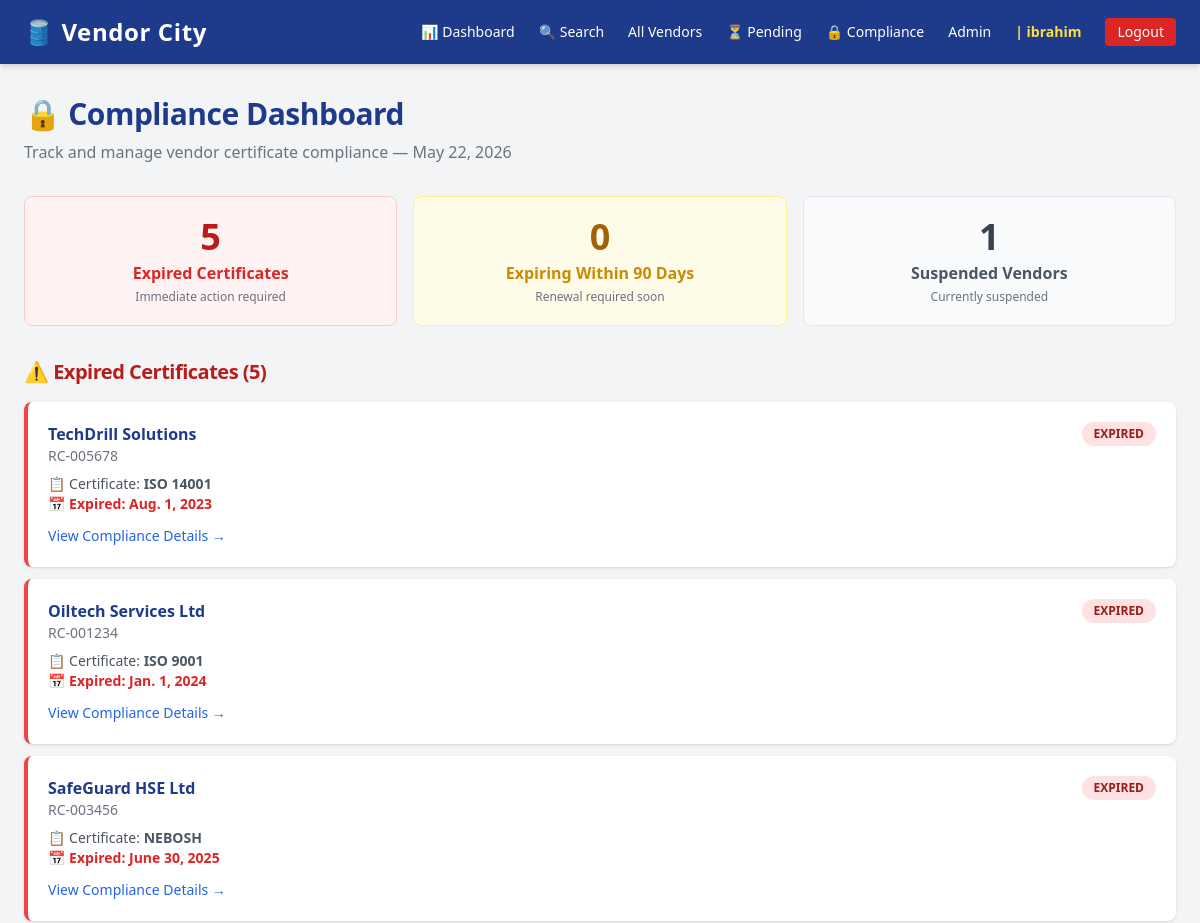
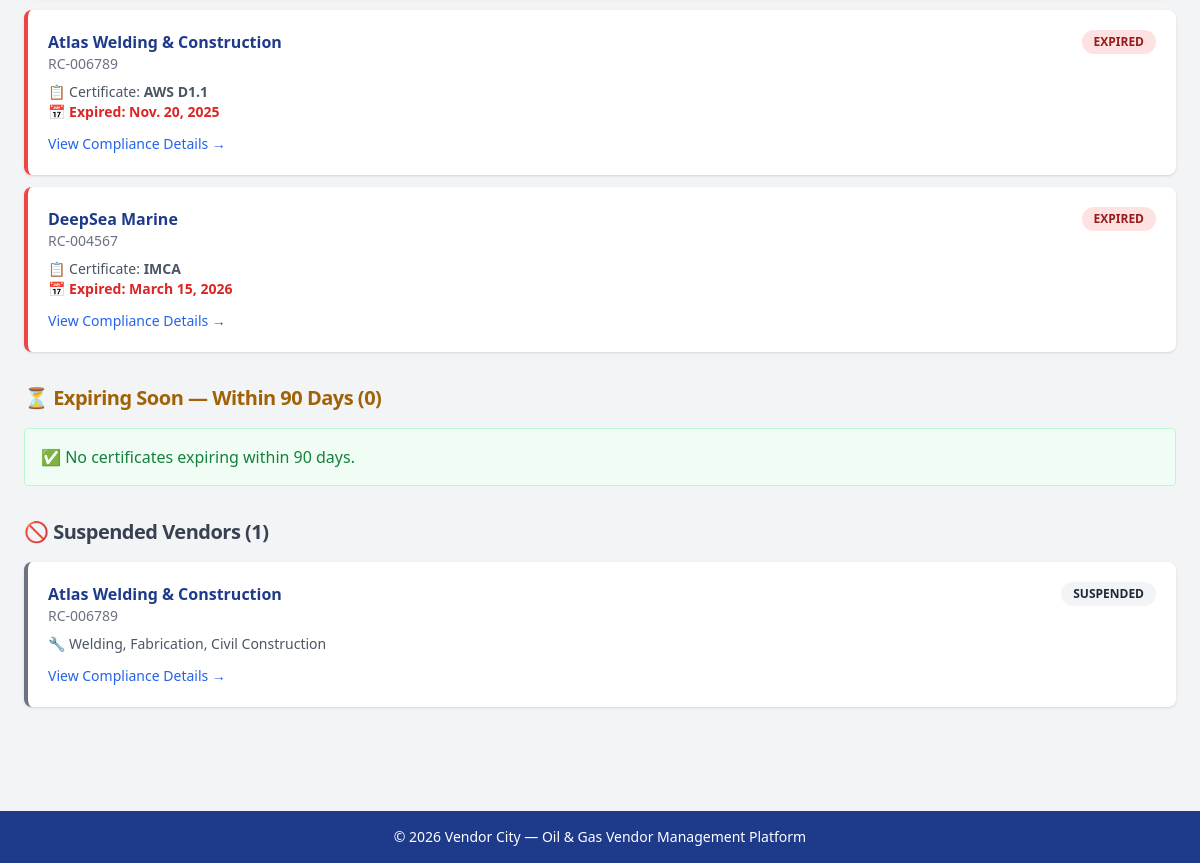
The app's page /compliance/ (signed in), older data (2 pictures, top to bottom).
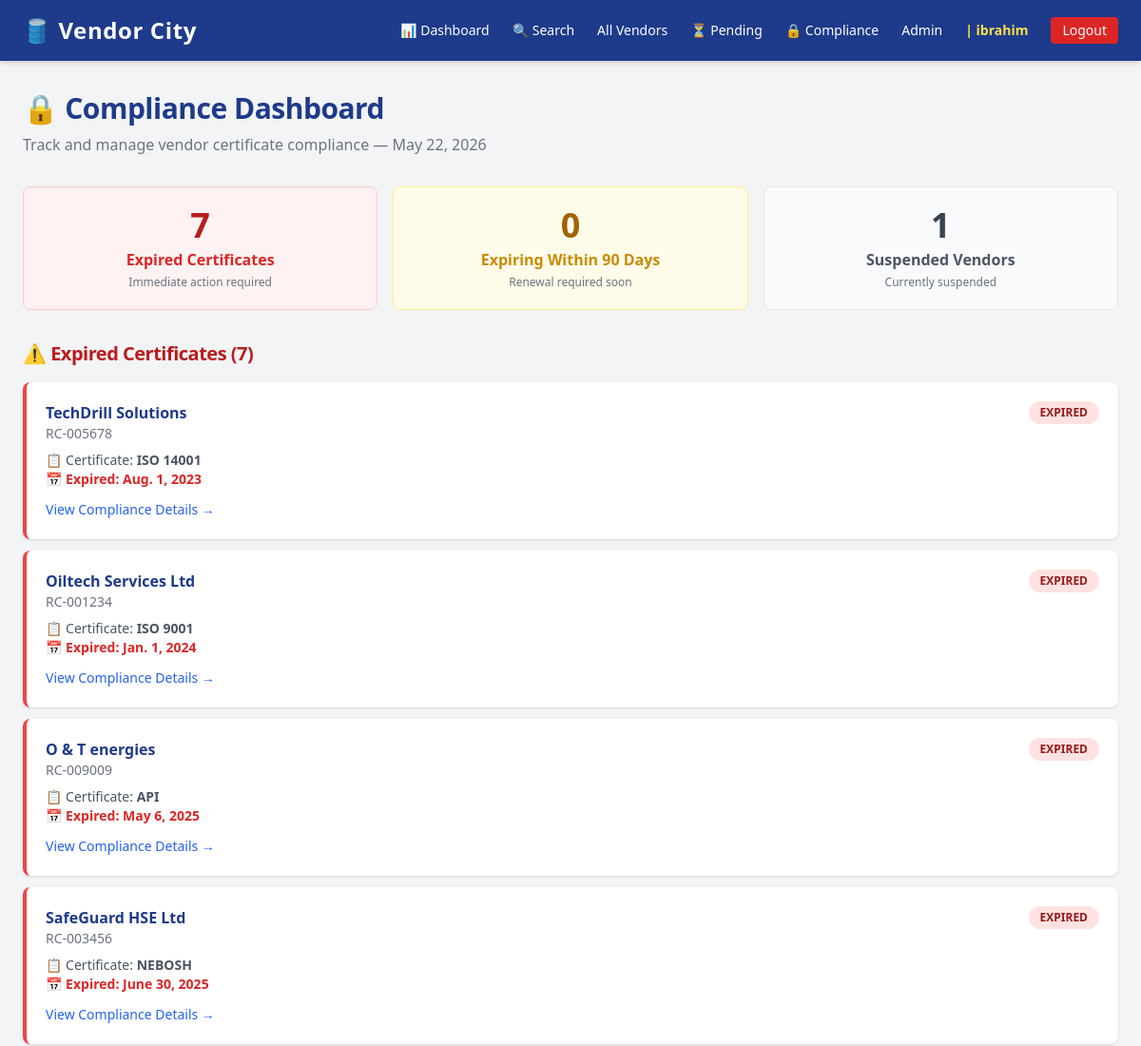
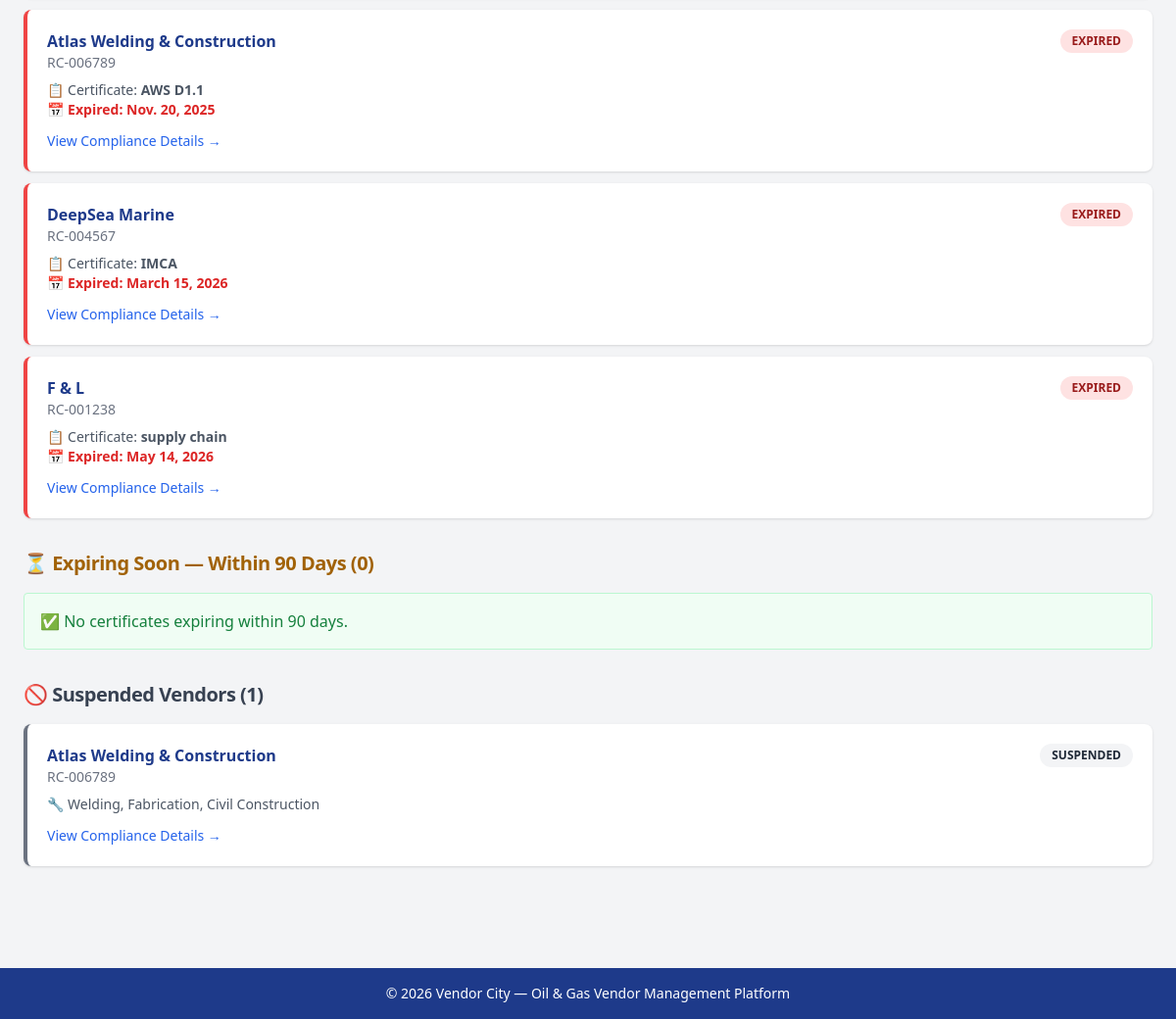
The same page, newer data (2 pictures, top to bottom).
### accounts/models.py (models this page shows, shortened)
class CustomUser(AbstractUser):
    VENDOR_OFFICER = 'vendor_officer'
    VENDOR = 'vendor'
    COMPLIANCE_OFFICER = 'compliance_officer'
    SENIOR_MANAGEMENT = 'senior_management'
    ROLE_CHOICES = [
        (VENDOR_OFFICER, 'Vendor Officer'),
        (VENDOR, 'Vendor'),
        (COMPLIANCE_OFFICER, 'Compliance Officer'),
        (SENIOR_MANAGEMENT, 'Senior Management'),
    ]
    role = models.CharField(
        max_length=30,
        choices=ROLE_CHOICES,
        default=VENDOR,
    )
    phone_number = models.CharField(max_length=20, blank=True, null=True)
    company_name = models.CharField(max_length=100, blank=True, null=True)
    created_at = models.DateTimeField(auto_now_add=True)
    groups = models.ManyToManyField(
        'auth.Group',
        related_name='customuser_set', # to avoids naming conflicts because from what we extend we already group that may crash with the model
        blank=True
    )
    user_permissions = models.ManyToManyField(
        'auth.Permission',
        related_name='customuser_set',
        blank=True
    )

### vendors/models.py (models this page shows, shortened)
class Vendor(models.Model):
    user = models.OneToOneField(
        settings.AUTH_USER_MODEL,
        on_delete=models.CASCADE,
        null=True, blank=True,
        related_name='vendor_profile'
    )
    company_name        = models.CharField(max_length=200)
    registration_number = models.CharField(max_length=100, unique=True)
    email               = models.EmailField(unique=True)
    phone               = models.CharField(max_length=20)
    address             = models.TextField()
    services_offered    = models.TextField(help_text="Describe the services this vendor provides")
    status              = models.CharField(max_length=20, choices=STATUS_CHOICES, default='pending')
    rating              = models.IntegerField(choices=RATING_CHOICES, default=3)
    certificate_name    = models.CharField(max_length=200, blank=True, null=True)
    certificate_file    = models.FileField(upload_to='certificates/', blank=True, null=True)
    certificate_expiry  = models.DateField(blank=True, null=True)
    date_registered     = models.DateTimeField(default=timezone.now)
    class Meta:
        ordering = ['-date_registered']
        verbose_name = 'Vendor'
        verbose_name_plural = 'Vendors'

### compliance/views.py (the view)
# urls.py: path('', views.compliance_dashboard, name='compliance-dashboard'),
@login_required
@role_required('compliance_officer', 'senior_management')
def compliance_dashboard(request):
    today = timezone.now().date()
    soon = today + timedelta(days=90)
    expired_vendors = Vendor.objects.filter(
        certificate_expiry__lt=today
    ).order_by('certificate_expiry')
    expiring_soon = Vendor.objects.filter(
        certificate_expiry__gte=today,
        certificate_expiry__lte=soon
    ).order_by('certificate_expiry')
    suspended_vendors = Vendor.objects.filter(status='suspended')
    context = {
        'expired_vendors': expired_vendors,
        'expiring_soon': expiring_soon,
        'suspended_vendors': suspended_vendors,
        'expired_count': expired_vendors.count(),
        'expiring_soon_count': expiring_soon.count(),
        'suspended_count': suspended_vendors.count(),
        'today': today,
    }
    return render(request, 'compliance/compliance_dashboard.html', context)

### templates/compliance/compliance_dashboard.html (shortened to what this page needs)
{% extends 'base.html' %}
{% block content %}
<div class="mb-8">
    <h1 class="text-3xl font-bold text-blue-900 mb-2">🔒 Compliance Dashboard</h1>
    <p class="text-gray-500">Track and manage vendor certificate compliance — {{ today }}</p>
</div>
<div class="grid grid-cols-3 gap-4 mb-8">
    <div class="bg-red-50 border border-red-200 rounded-lg p-5 text-center">
        <p class="text-4xl font-bold text-red-700">{{ expired_count }}</p>
        <p class="text-red-600 font-semibold mt-1">Expired Certificates</p>
        <p class="text-gray-500 text-xs mt-1">Immediate action required</p>
    </div>
    <div class="bg-yellow-50 border border-yellow-200 rounded-lg p-5 text-center">
        <p class="text-4xl font-bold text-yellow-700">{{ expiring_soon_count }}</p>
        <p class="text-yellow-600 font-semibold mt-1">Expiring Within 90 Days</p>
        <p class="text-gray-500 text-xs mt-1">Renewal required soon</p>
    </div>
    <div class="bg-gray-50 border border-gray-200 rounded-lg p-5 text-center">
        <p class="text-4xl font-bold text-gray-700">{{ suspended_count }}</p>
        <p class="text-gray-600 font-semibold mt-1">Suspended Vendors</p>
        <p class="text-gray-500 text-xs mt-1">Currently suspended</p>
    </div>
</div>
<div class="mb-8">
    <h2 class="text-xl font-bold text-red-700 mb-4">
        ⚠️ Expired Certificates ({{ expired_count }})
    </h2>
    {% for vendor in expired_vendors %}
        <div class="bg-white border-l-4 border-red-500 rounded-lg shadow p-5 mb-3">
            <div class="flex justify-between items-start">
                <div>
                    <h3 class="font-bold text-blue-900">{{ vendor.company_name }}</h3>
                    <p class="text-gray-500 text-sm">{{ vendor.registration_number }}</p>
                </div>
                <span class="bg-red-100 text-red-800 px-3 py-1 rounded-full text-xs font-bold">
                    EXPIRED
                </span>
            </div>
            <p class="text-gray-600 text-sm mt-2">
                📋 Certificate: <strong>{{ vendor.certificate_name }}</strong>
            </p>
            <p class="text-red-600 text-sm font-semibold">
                📅 Expired: {{ vendor.certificate_expiry }}
            </p>
            <a href="{% url 'compliance-vendor-detail' vendor.pk %}"
               class="inline-block mt-3 text-blue-600 hover:underline text-sm">
                View Compliance Details →
            </a>
        </div>
    {% empty %}
        <div class="bg-green-50 border border-green-200 rounded p-4 text-green-700">
            ✅ No expired certificates found.
        </div>
    {% endfor %}
</div>
<div class="mb-8">
    <h2 class="text-xl font-bold text-yellow-700 mb-4">
        ⏳ Expiring Soon — Within 90 Days ({{ expiring_soon_count }})
    </h2>
    {% for vendor in expiring_soon %}
        <div class="bg-white border-l-4 border-yellow-500 rounded-lg shadow p-5 mb-3">
            <div class="flex justify-between items-start">
                <div>
                    <h3 class="font-bold text-blue-900">{{ vendor.company_name }}</h3>
                    <p class="text-gray-500 text-sm">{{ vendor.registration_number }}</p>
                </div>
                <span class="bg-yellow-100 text-yellow-800 px-3 py-1 rounded-full text-xs font-bold">
                    EXPIRING SOON
                </span>
            </div>
            <p class="text-gray-600 text-sm mt-2">
                📋 Certificate: <strong>{{ vendor.certificate_name }}</strong>
            </p>
            <p class="text-yellow-600 text-sm font-semibold">
                📅 Expires: {{ vendor.certificate_expiry }}
            </p>
            <a href="{% url 'compliance-vendor-detail' vendor.pk %}"
               class="inline-block mt-3 text-blue-600 hover:underline text-sm">
                View Compliance Details →
            </a>
        </div>
    {% empty %}
        <div class="bg-green-50 border border-green-200 rounded p-4 text-green-700">
            ✅ No certificates expiring within 90 days.
        </div>
    {% endfor %}
</div>
<div class="mb-8">
    <h2 class="text-xl font-bold text-gray-700 mb-4">
        🚫 Suspended Vendors ({{ suspended_count }})
    </h2>
    {% for vendor in suspended_vendors %}
        <div class="bg-white border-l-4 border-gray-500 rounded-lg shadow p-5 mb-3">
            <div class="flex justify-between items-start">
                <div>
                    <h3 class="font-bold text-blue-900">{{ vendor.company_name }}</h3>
                    <p class="text-gray-500 text-sm">{{ vendor.registration_number }}</p>
                </div>
                <span class="bg-gray-100 text-gray-800 px-3 py-1 rounded-full text-xs font-bold">
                    SUSPENDED
                </span>
            </div>
            <p class="text-gray-600 text-sm mt-2">🔧 {{ vendor.services_offered }}</p>
            <a href="{% url 'compliance-vendor-detail' vendor.pk %}"
               class="inline-block mt-3 text-blue-600 hover:underline text-sm">
                View Compliance Details →
            </a>
        </div>
    {% empty %}
        <div class="bg-green-50 border border-green-200 rounded p-4 text-green-700">
            ✅ No suspended vendors.
        </div>
    {% endfor %}
</div>
{% endblock %}

### templates/base.html (shortened to what this page needs)
{% load static %}
<!DOCTYPE html>
<html lang="en">
<head>
    <script src="https://cdn.tailwindcss.com"></script>
    <link rel="stylesheet" href="{% static 'css/main.css' %}">
</head>
<body class="bg-gray-100 min-h-screen">
    <nav class="bg-blue-900 text-white px-6 py-4 shadow-md">
        <div class="max-w-7xl mx-auto flex justify-between items-center">
            <a href="{% url 'dashboard-home' %}" class="text-2xl font-bold tracking-wide">
                🛢️ Vendor City
            </a>
            <div class="flex gap-6 text-sm font-medium items-center">
                {% if user.is_authenticated %}
                    <a href="{% url 'dashboard-home' %}" class="hover:text-yellow-300">📊 Dashboard</a>
                    {% if user.role == 'vendor_officer' or user.role == 'senior_management' %}
                        <a href="{% url 'directory-search' %}" class="hover:text-yellow-300">🔍 Search</a>
                    {% endif %}
                    {% if user.role != 'vendor' %}
                        <a href="{% url 'vendor-list' %}" class="hover:text-yellow-300">All Vendors</a>
                    {% endif %}
                    {% if user.role == 'vendor_officer' or user.role == 'senior_management' %}
                    <a href="{% url 'vendor-pending' %}" class="hover:text-yellow-300">
                     ⏳ Pending
    </a>
{% endif %}
                    {% if user.role == 'compliance_officer' or user.role == 'senior_management' %}
                        <a href="{% url 'compliance-dashboard' %}" class="hover:text-yellow-300">🔒 Compliance</a>
                    {% endif %}
                    {% if user.is_superuser %}
                        <a href="/admin/" class="hover:text-yellow-300">Admin</a>
                    {% endif %}
                    <span class="text-yellow-300 font-semibold">| {{ user.username }}</span>
                    <a href="{% url 'logout' %}" class="bg-red-600 px-3 py-1 rounded hover:bg-red-700">Logout</a>
                {% else %}
                    <a href="{% url 'login' %}" class="hover:text-yellow-300">Login</a>
                    <a href="{% url 'register' %}" class="bg-yellow-500 text-blue-900 px-3 py-1 rounded font-bold hover:bg-yellow-400">Register</a>
                {% endif %}
            </div>
        </div>
    </nav>
    <main class="max-w-7xl mx-auto px-6 py-8">
        {% block content %}
        {% endblock %}
    </main>
    <footer class="bg-blue-900 text-white text-center py-4 mt-10 text-sm">
        &copy; 2026 Vendor City — Oil & Gas Vendor Management Platform
    </footer>
</body>
</html>

### static/css/main.css (style rules this page uses)
body { font-family: 'Segoe UI', Tahoma, Geneva, Verdana, sans-serif; }
nav a { transition: color 0.2s ease; }
h1, h2 { letter-spacing: -0.5px; }
footer { margin-top: auto; }

Row changes from the older to the newer data that the page shows:
added Vendor: company_name "O & T energies", registration_number "RC-009009", certificate_name "API", certificate_expiry "May 6, 2025", shown under "⚠️ Expired Certificates (7)"
added Vendor: company_name "F & L", registration_number "RC-001238", certificate_name "supply chain", certificate_expiry "May 14, 2026", shown under "⚠️ Expired Certificates (7)"
Text that changed along with them:
{{ expired_count }}: "5" → "7"
